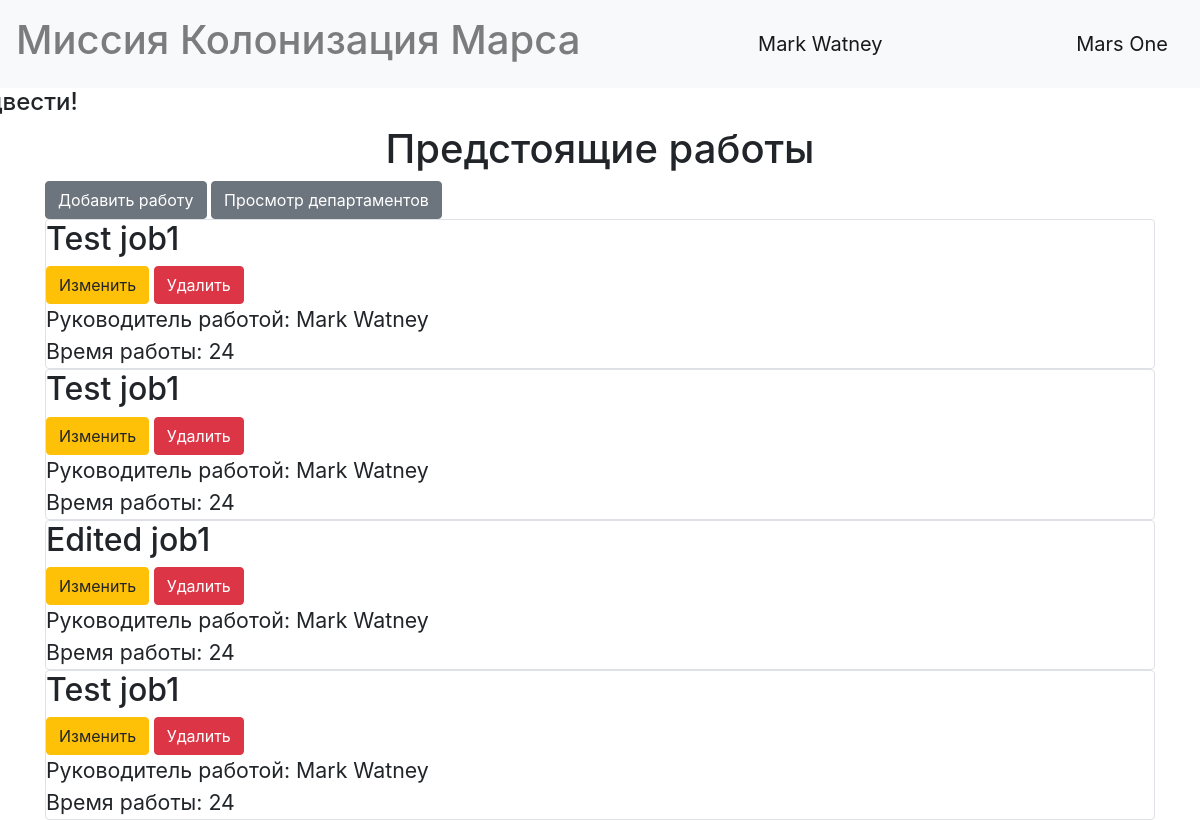
Page /index (signed in) on the committed database.
### data/users.py (models this page shows, shortened)
class User(SqlAlchemyBase, UserMixin, SerializerMixin):
    __tablename__ = 'users'
    id = sqlalchemy.Column(sqlalchemy.Integer, primary_key=True, autoincrement=True)
    surname = sqlalchemy.Column(sqlalchemy.String, nullable=True)
    name = sqlalchemy.Column(sqlalchemy.String, nullable=True)
    age = sqlalchemy.Column(sqlalchemy.Integer, nullable=True)
    position = sqlalchemy.Column(sqlalchemy.String, nullable=True)
    speciality = sqlalchemy.Column(sqlalchemy.String, nullable=True)
    address = sqlalchemy.Column(sqlalchemy.String, nullable=True)
    email = sqlalchemy.Column(sqlalchemy.String, unique=True, nullable=True)
    hashed_password = sqlalchemy.Column(sqlalchemy.String, nullable=True)
    created_date = sqlalchemy.Column(sqlalchemy.DateTime, default=datetime.datetime.now())

### data/jobs.py (models this page shows)
class Jobs(SqlAlchemyBase, SerializerMixin):
    __tablename__ = "jobs"
    id = sqlalchemy.Column(sqlalchemy.Integer, primary_key=True, autoincrement=True)
    team_leader = sqlalchemy.Column(sqlalchemy.Integer, foreign_key=True)
    job = sqlalchemy.Column(sqlalchemy.String, nullable=True)
    work_size = sqlalchemy.Column(sqlalchemy.Integer, nullable=True)
    collaborators = sqlalchemy.Column(sqlalchemy.String, nullable=True)
    start_date = sqlalchemy.Column(sqlalchemy.DateTime, nullable=True)
    end_date = sqlalchemy.Column(sqlalchemy.DateTime, nullable=True)
    is_finished = sqlalchemy.Column(sqlalchemy.Boolean, default=False)
    creator = sqlalchemy.Column(sqlalchemy.Integer, nullable=True)

### main.py (the view)
@app.route("/")
@app.route("/index")
def index():
    if isinstance(current_user, AnonymousUserMixin):
        current_user.id = -1
    dbs = db_session.create_session()
    jobs = dbs.query(Jobs).all()
    team_leaders = [dbs.query(User).get(job.team_leader) for job in jobs]
    flags = [current_user.id == 1 or current_user.id == job.creator for job in jobs]
    return render_template("index.html", jobs=jobs, team_leaders=team_leaders, flags=flags)

### data/db_session.py (called while the page is built)
def create_session() -> Session:
    global __factory
    return __factory()

### main.py (called while the page is built)
@login_manager.user_loader
def load_user(user_id):
    dbs = db_session.create_session()
    return dbs.query(User).get(user_id)

### templates/index.html
{% extends "base.html" %}
{% block content %}
<link rel="stylesheet" type="text/css" href="../static/css/index.css">
<h1 style="text-align: center;">Предстоящие работы</h1>
{% if current_user.is_authenticated %}
    <a href="jobs" class="btn btn-secondary">Добавить работу</a>
{% endif %}
<a href="departments" class="btn btn-secondary">Просмотр департаментов</a>
{% for job in jobs%}
{%if not job.ins_finished%}
<div class="col-md6 border rounded">
    <h2>{{job.job.capitalize()}}</h2>
    <div>
        {%if flags[loop.index0]%}
        <a href="/jobs/{{ job.id }}" class="btn btn-warning">
            Изменить
        </a>
        <a href="/delete_job/{{ job.id }}" class="btn btn-danger">
            Удалить
        </a>
        {%endif%}
    </div>
    <div class="tml">
        Руководитель работой: {{team_leaders[loop.index0].surname}} {{team_leaders[loop.index0].name}}
    </div>
    <div class="tml">
        Время работы: {{job.work_size}}
    </div>
</div>
{%endif%}
{% endfor %}
{% endblock %}

### templates/base.html (shortened to what this page needs)
<!DOCTYPE html>
<html lang="en">
<head>
    <link rel="stylesheet" href="https://stackpath.bootstrapcdn.com/bootstrap/4.4.1/css/bootstrap.min.css"
>
</head>
<body>
<header>
  <nav class="navbar navbar-light bg-light">
      <h1 class="navbar-text">Миссия Колонизация Марса</h1>
      {% if current_user.is_authenticated %}
    <a class="navbar-brand" href="/logout">{{current_user.surname}} {{ current_user.name }}</a>
{% else %}
    <p>
        <a class="btn btn-primary " href="/register">Зарегистрироваться</a>
        <a class="btn btn-success" href="/login">Войти</a>
    </p>
{% endif %}
    <a class="navbar-brand" href="/">Mars One</a>
  </nav>
</header>
<main role="main" class="container">
    <h4 style="text-align: left; margin-left: -33%;">И на Марсе будут яблони цвести!</h4>
  {%block content%}{%endblock%}
</main>
</body>
</html>

### static/css/index.css (style rules this page uses)
.tml { font-size: 16pt; }

### rows in the picture
User: surname "Mark", name "Watney"
Jobs: job "Test job1", work_size "24"
Jobs: job "Test job1", work_size "24"
Jobs: job "Edited job1", work_size "24"
Jobs: job "Test job1", work_size "24"
